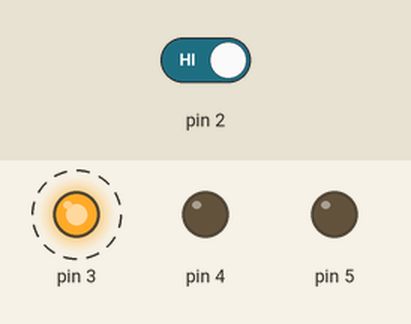
A sketch run on a simulated Arduino Uno, built with avr-gcc and run on an emulated ATmega328P. On the bench: output pins drawn as LEDs (lit = HIGH). Dashed ring = blinking. Inputs (shaded band) come from the test bench; at power-on: pin 2 HIGH.

Above: at 5.8 s.
5.9 s: pin 2 driven LOW
At 6.07 s:
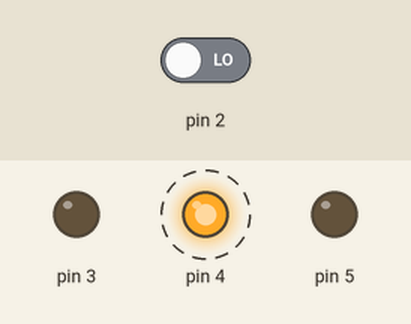
9.4 s: pin 2 driven HIGH
At 10.62 s:
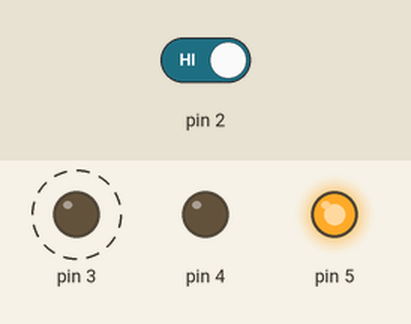
Timing chart, 0 to 18.9 s (numbered marks = the images above; inputs shaded):
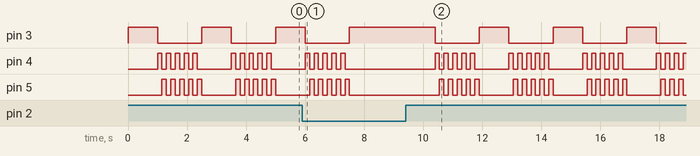

The sketch:

Green_Red_Button.ino
```cpp
int SwitchMode=0;
void setup() {
  // put your setup code here, to run once:
  pinMode(2,INPUT);
  pinMode(3,OUTPUT);
  pinMode(4,OUTPUT);
  pinMode(5,OUTPUT);
}

void loop() {
  // put your main code here, to run repeatedly:
  SwitchMode=digitalRead(2);
  if(SwitchMode==LOW) {
    digitalWrite(3,HIGH);
    digitalWrite(4,LOW);
    digitalWrite(5,LOW);
  }
  else {
      digitalWrite(3,HIGH);
      delay(1000);
      digitalWrite(3,LOW);
      for(int i=1;i<=5;i++) {
        digitalWrite(4,HIGH);
        delay(150);
        digitalWrite(4,LOW);
        digitalWrite(5,HIGH);
        delay(150);
        digitalWrite(5,LOW);
      }
  }
}
```

Measured:
- after the input at 5.9 s, pin 3: goes on until 7.5 s, then stays HIGH; pin 4: goes on until 7.4 s, then stays LOW; pin 5: goes on until 7.5 s, then stays LOW
- after the input at 9.4 s, pin 3: alternates HIGH for 1.0 s and LOW for 1.5 s, starting after 1.0 s; pin 4: LOW → HIGH after 1.0 s, then repeats every 2.5 s: 4 × (LOW 0.15 s, HIGH 0.15 s), LOW 1.2 s, HIGH 0.15 s; pin 5: LOW → HIGH after 1.2 s, then repeats every 2.5 s: 4 × (LOW 0.15 s, HIGH 0.15 s), LOW 1.2 s, HIGH 0.15 s
- by itself, pin 3: alternates HIGH for 1.0 s and LOW for 1.5 s
